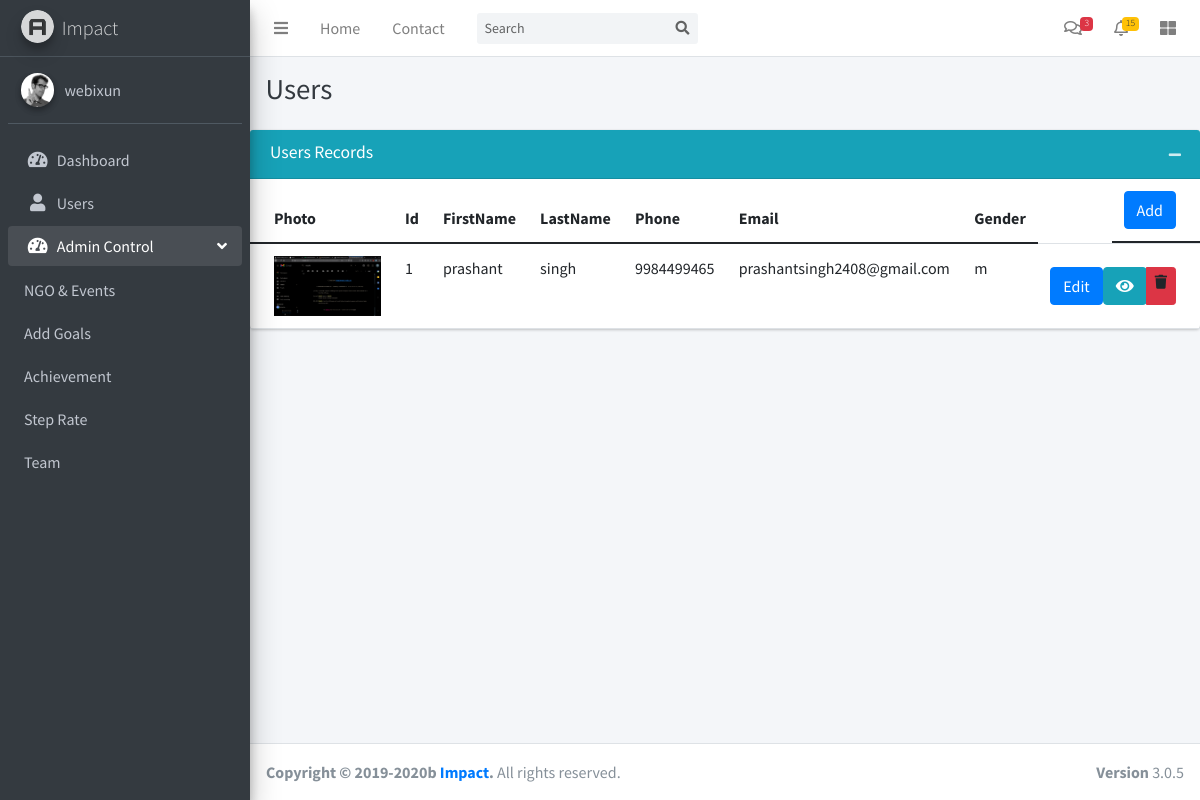
The page / on the database its author committed.
### tables this page shows
CREATE TABLE `user` (
  `id` int(11) NOT NULL,
  `firstname` text NOT NULL,
  `lastname` text NOT NULL,
  `phone` varchar(11) NOT NULL,
  `email` text NOT NULL,
  `gender` varchar(1) NOT NULL,
  `weight` int(3) NOT NULL,
  `goals_id` int(1) NOT NULL,
  `title` text NOT NULL,
  `bio` text NOT NULL,
  `height` int(3) NOT NULL,
  `birthday` date NOT NULL,
  `pic` varchar(255) NOT NULL,
  `current_steps` int(11) NOT NULL,
  `target_steps` int(11) NOT NULL,
  `workouts` int(11) NOT NULL,
  `todays_steps` int(11) NOT NULL,
  `total_donation_steps` int(11) NOT NULL,
  `per` int(11) DEFAULT NULL
);

### userContent.php (the view)
<div class="content-wrapper">
    <div class="content-header">
        <div class="container-fluid">
            <div class="row mb-2">
                <div class="col-sm-6">
                    <h1 class="m-0 text-dark">Users</h1>
                </div>
                <div class="col-sm-6">
                </div>
            </div>
        </div>
    </div>
    <div class="card card-info">
        <div class="card-header">
            <h3 class="card-title">Users Records</h3>
            <div class="card-tools">
                <button type="button" class="btn btn-tool" data-card-widget="collapse" data-toggle="tooltip" title="Collapse">
                    <i class="fas fa-minus"></i></button>
            </div>
        </div>
        <div class="card-body p-0">
            <table class="table">
                <thead>
                    <tr>
                        <th>Photo</th>
                        <th>Id</th>
                        <th>FirstName</th>
                        <th>LastName</th>
                        <th>Phone</th>
                        <th>Email</th>
                        <th>Gender</th>
                        <th class="float-right">
                            <form id='userAddForm' method="get" action='userAdd.php'>
                                <button form='userAddForm' type="submit" name="id" value="<?= $id ?>" class="btn btn-primary">
                                    <i class="icon-user icon-white"></i> Add
                                </button>
                            </form>
                        </th>
                    </tr>
                </thead>
                <tbody>
                    <?php
                    require 'config.php';
                    $sql = "SELECT pic,id,firstname,lastname,phone,email,gender FROM user";
                    $result = $conn->query($sql);
                    while ($row = $result->fetch_assoc()) {
                        $id = $row['id'];
                        $firstname = $row['firstname'];
                        $lastname = $row['lastname'];
                        $phone = $row['phone'];
                        $email = $row['email'];
                        $gender = $row['gender'];
                        $pic_src= $row['pic']
                    ?>
                        <tr id="<?= 'row' . $id; ?>">
                            <td><img  src='<?= $pic_src ?>' height='60' alt='<?= $pic_src ?> not found'></td>
                            <td><?= $id ?></td>
                            <td><?= $firstname; ?></td>
                            <td><?= $lastname; ?></td>
                            <td><?= $phone; ?></td>
                            <td><?= $email; ?></td>
                            <td><?= $gender; ?></td>
                            <td class='text-right py-0 align-middle'>
                                <div class='btn-group btn-group-sm'>
                                    <form action='userEdit.php' method='get'>
                                        <button type="submit" name="id" value="<?= $id ?>" class="btn btn-primary">
                                            <i class="icon-user icon-white"></i> Edit
                                        </button>
                                    </form>
                                    <form method='get' action='userView.php'>
                                        <button type="submit" name="id" value="<?= $id ?>" class='btn btn-info'><i class='fas fa-eye'></i></button>
                                    </form>
                                    <a onclick='removeUser(<?= $id; ?>)' class='btn btn-danger'><i class='fas fa-trash'></i></a>
                                </div>
                            </td>
                        </tr>
                    <?php
                    }
                    ?>
                </tbody>
            </table>
        </div>
    </div>
</div>

### mainSidebar.php (shortened to what this page needs)
<aside class="main-sidebar sidebar-dark-primary elevation-4">
    <a href="index.php" class="brand-link">
        <img src="dist/img/AdminLTELogo.png" alt="AdminLTE Logo" class="brand-image img-circle elevation-3" style="opacity: .8">
        <span class="brand-text font-weight-light">Impact</span>
    </a>
    <div class="sidebar">
        <div class="user-panel mt-3 pb-3 mb-3 d-flex">
            <div class="image">
                <img src="dist/img/user2-160x160.jpg" class="img-circle elevation-2" alt="User Image">
            </div>
            <div class="info">
                <?php
                  require "config.php";
                  $id = $_SESSION['id'];
                  $sql = "SELECT name FROM admin WHERE id = 1";
                  $result = $conn->query($sql);
                  if ($result->num_rows > 0) {
                      $row = $result->fetch_assoc();
                      $name = $row['name'];
                  }
                  echo "<a href='#' class='d-block'>" . $name . "</a>"
                  ?>
            </div>
        </div>
        <nav class="mt-2">
            <ul class="nav nav-pills nav-sidebar flex-column" data-widget="treeview" role="menu" data-accordion="false">
                <li class="nav-item">
                    <a href="./dashboard.php" class="nav-link deactive">
                        <i class="nav-icon    fas fa-tachometer-alt"></i>
                        <p>Dashboard</p>
                    </a>
                </li>
                <li class="nav-item">
                    <a href="./user.php" class="nav-link">
                        <i class="nav-icon fas fa-user"></i>
                        <p>Users</p>
                    </a>
                </li>
                <li class="nav-item has-treeview menu-open">
                    <a href="#" class="nav-link ">
                        <i class="nav-icon fas fa-tachometer-alt"></i>
                        <p>
                            Admin Control
                            <i class="right fas fa-angle-left"></i>
                        </p>
                    </a>
                    <ul class="nav nav-treeview">
                        <li class="nav-item">
                            <a href="./adminNGO.php" class="nav-link">
                                <p>NGO & Events</p>
                            </a>
                        </li>
                    </ul>
                        <ul class="nav nav-treeview">
                            <li class="nav-item">
                                <a href="./addGoals.php" class="nav-link">
                                    <p>Add Goals</p>
                                </a>
                            </li>
                            <li class="nav-item">
                                <a href="./achievement.php" class="nav-link">
                                    <p>Achievement</p>
                                </a>
                            </li>
                            <li class="nav-item">
                                <a href="./stepRate.php" class="nav-link">
                                    <p>Step Rate</p>
                                </a>
                            </li>
                            <li class="nav-item">
                                <a href="./team.php" class="nav-link">
                                    <p>Team</p>
                                </a>
                            </li>
                        </ul>
                </li>
            </ul>
        </nav>
    </div>
</aside>

### rows shown on the page
user: pic (picture), id "1", firstname "prashant", lastname "singh", phone "9984499465", email "prashantsingh2408@gmail.com", gender "m"

### other values the page prints
$name "webixun"
